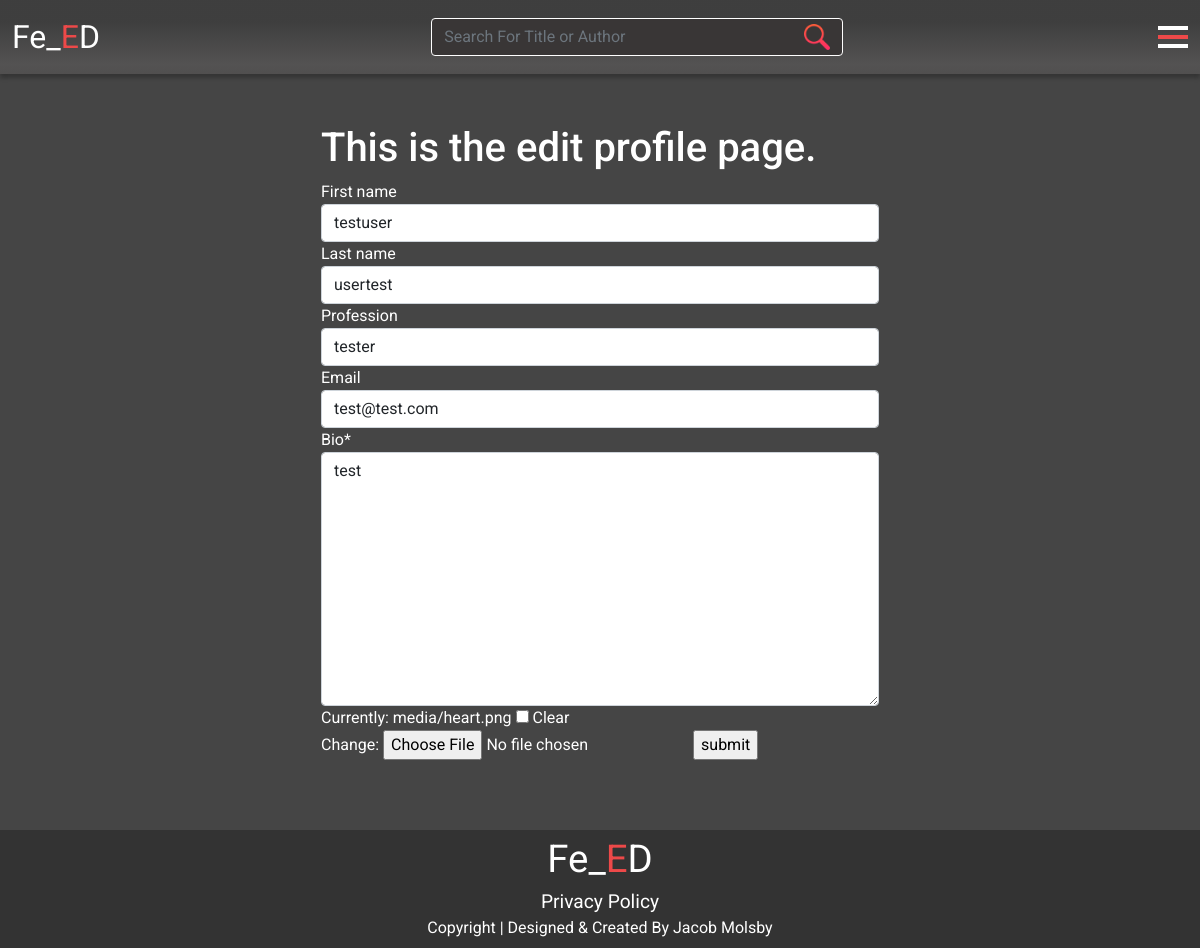
The page /edit_profile/ (signed in) on the database as committed earlier.
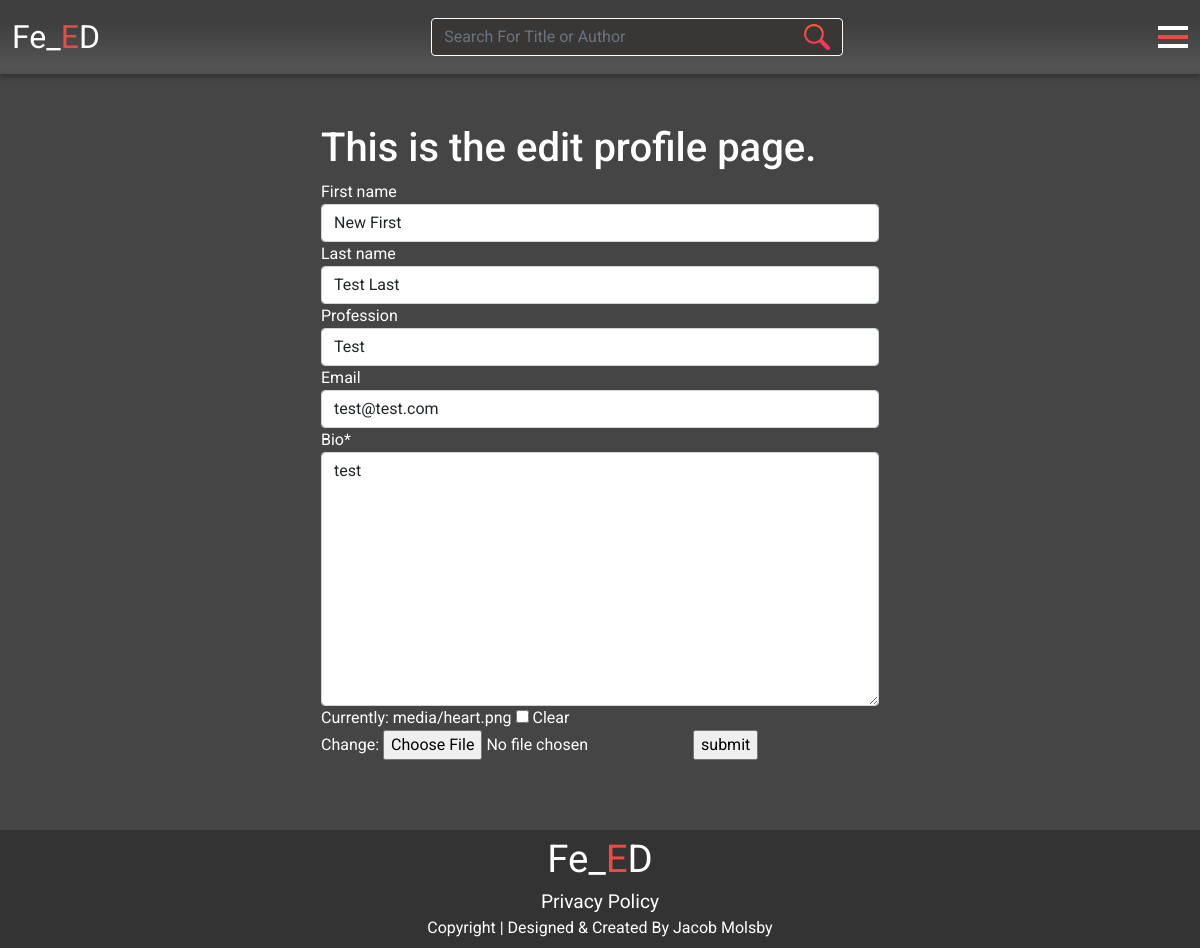
The same page on the database as committed later.
### users/models.py (models this page shows, shortened)
class BlogUser(models.Model):
    user = models.OneToOneField(User, on_delete=models.CASCADE)
    first_name = models.CharField(max_length=254, null=True, blank=True)
    last_name = models.CharField(max_length=254, null=True, blank=True)
    profession = models.CharField(max_length=254, null=True, blank=True)
    email = models.EmailField(null=True, blank=True)
    bio = models.TextField()
    image = models.ImageField(null=True, blank=True, upload_to="media")
    joined = models.DateTimeField(auto_now_add=True)

### users/views.py (the view)
# urls.py: path("edit_profile/", views.edit_profile, name="edit")
def edit_profile(request):
    profile = get_object_or_404(BlogUser, user=request.user)
    if request.method == 'POST':
        form = BlogUserForm(request.POST, request.FILES, instance=profile)
        if form.is_valid():
            form.save()
            messages.success(request, 'Profile updated successfully')
            return redirect('../profile')
        else:
            messages.error(request,
                           ('Update failed. Please ensure '
                            'the form is valid.'))
    else:
        form = BlogUserForm(instance=profile)
    template_name = "users/edit_profile.html"
    context = {
        "form": form,
    }
    return render(request, template_name, context)

### users/forms.py
class BlogUserForm(forms.ModelForm):
    class Meta:
        model = BlogUser
        exclude = ('user',)

### users/templates/users/edit_profile.html (shortened to what this page needs)
{% extends 'base.html' %}
{% block content %}
<main class="position-relative">
    <div class="details-spacer"></div>
    <div class="container">
        <div class="row d-flex justify-content-center">
            <div class="col-12 col-md-6">
                <h1>This is the edit profile page.</h1>
                <form action="{% url 'edit' %}" method="POST" enctype="multipart/form-data">
                    {% for field in form %}
                    {% if field.name != 'image' %}
                    {{ field | as_crispy_field }}
                    {% else %}
                    {{ field }}
                    {% endif %}
                    {% endfor %}
                    <input type="submit" value="submit">
                </form>
            </div>
        </div>
    </div>
</main>
{% endblock %}

Rows that differ between the two databases and show on the page:
changed BlogUser "test@test.com": first_name "testuser" → "New First"; last_name "usertest" → "Test Last"; profession "tester" → "Test"
